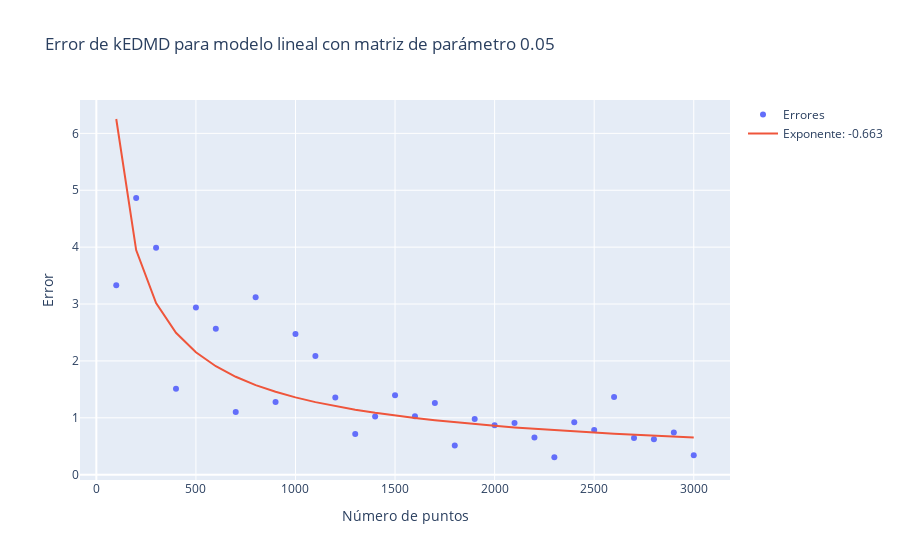

The cell this chart's notebook holds for it:
### Code cell
# Alpha a utilizar
alpha = 0.05

# Número de puntos
Ns = np.arange(100, 3100, 100)

# Errores
errors = np.zeros(len(Ns))

# Cálculo de errores
for i in range(len(Ns)):
    x, x_koop = compute_linear_kedmd(alpha, Ns[i])
    errors[i] = np.linalg.norm(x - x_koop)

# Ajustar una curva como raíz cuadrada a los errores
fit = np.polyfit(np.log(Ns), np.log(errors), 1)

# Plot
fig = go.Figure()

fig.add_trace(go.Scatter(x=Ns, y=errors, name='Errores', mode='markers'))
fig.add_trace(go.Scatter(x=Ns, y=np.exp(fit[1])*Ns**fit[0], name=f'Exponente: {fit[0].round(4)}', mode='lines'))

# Colocar titulo
fig.update_layout(
    title=f"Error de kEDMD para modelo lineal con matriz de parámetro {alpha}",
    xaxis_title="Número de puntos",
    yaxis_title="Error"
    )

fig.write_image(img_path+"Linear3Errors.pdf")

fig.show()

### Figure 1 — Plotly figure (JSON) as saved in the notebook; plotly's stock layout.template omitted (floating-point values rounded to 4 significant figures)
{"data": [{"mode": "markers", "name": "Errores", "type": "scatter", "x": [100, 200, 300, 400, 500, 600, 700, 800, 900, 1000, 1100, 1200, 1300, 1400, 1500, 1600, 1700, 1800, 1900, 2000, 2100, 2200, 2300, 2400, 2500, 2600, 2700, 2800, 2900, 3000], "y": [3.33, 4.864, 3.988, 1.512, 2.941, 2.565, 1.1, 3.119, 1.278, 2.473, 2.088, 1.358, 0.715, 1.024, 1.394, 1.025, 1.26, 0.5118, 0.9797, 0.8681, 0.9085, 0.6545, 0.3063, 0.9232, 0.7863, 1.366, 0.6469, 0.625, 0.7414, 0.3435]}, {"mode": "lines", "name": "Exponente: -0.663", "type": "scatter", "x": [100, 200, 300, 400, 500, 600, 700, 800, 900, 1000, 1100, 1200, 1300, 1400, 1500, 1600, 1700, 1800, 1900, 2000, 2100, 2200, 2300, 2400, 2500, 2600, 2700, 2800, 2900, 3000], "y": [6.252, 3.949, 3.018, 2.494, 2.151, 1.906, 1.721, 1.575, 1.457, 1.358, 1.275, 1.204, 1.142, 1.087, 1.038, 0.9947, 0.9555, 0.92, 0.8876, 0.8579, 0.8306, 0.8054, 0.782, 0.7602, 0.7399, 0.7209, 0.7031, 0.6864, 0.6706, 0.6557]}], "layout": {"title": {"text": "Error de kEDMD para modelo lineal con matriz de parámetro 0.05"}, "xaxis": {"title": {"text": "Número de puntos"}}, "yaxis": {"title": {"text": "Error"}}}}
